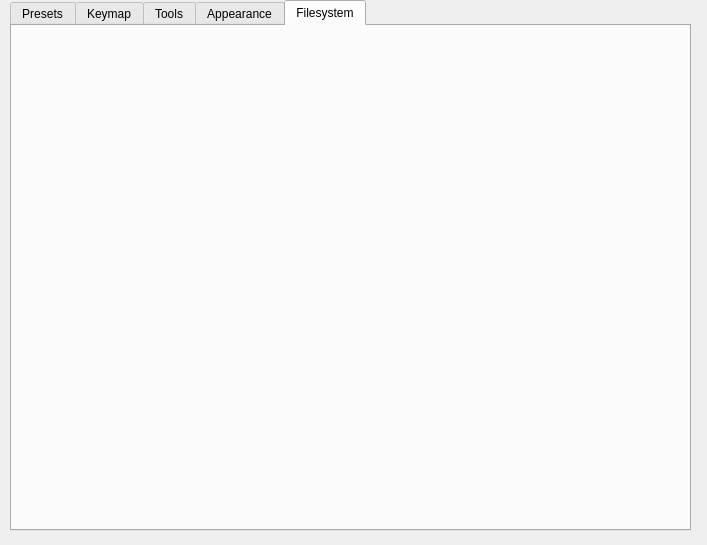
<?xml version="1.0" encoding="UTF-8"?>
<ui version="4.0">
 <class>Settings</class>
 <widget class="QDialog" name="Settings">
  <property name="geometry">
   <rect>
    <x>0</x>
    <y>0</y>
    <width>707</width>
    <height>545</height>
   </rect>
  </property>
  <property name="windowTitle">
   <string>Dialog</string>
  </property>
  <widget class="QTabWidget" name="tabWidget">
   <property name="geometry">
    <rect>
     <x>10</x>
     <y>0</y>
     <width>681</width>
     <height>531</height>
    </rect>
   </property>
   <property name="currentIndex">
    <number>4</number>
   </property>
   <widget class="QWidget" name="tab_2">
    <attribute name="title">
     <string>Presets</string>
    </attribute>
   </widget>
   <widget class="QWidget" name="tab_3">
    <attribute name="title">
     <string>Keymap</string>
    </attribute>
   </widget>
   <widget class="QWidget" name="tab_4">
    <attribute name="title">
     <string>Tools</string>
    </attribute>
   </widget>
   <widget class="QWidget" name="tab">
    <attribute name="title">
     <string>Appearance</string>
    </attribute>
   </widget>
   <widget class="QWidget" name="tab_5">
    <attribute name="title">
     <string>Filesystem</string>
    </attribute>
   </widget>
  </widget>
 </widget>
 <resources/>
 <connections/>
</ui>
